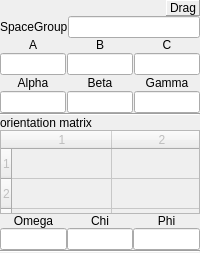
<ui version="4.0" >
 <class>Crystal</class>
 <widget class="QWidget" name="Crystal" >
  <property name="geometry" >
   <rect>
    <x>0</x>
    <y>0</y>
    <width>200</width>
    <height>253</height>
   </rect>
  </property>
  <property name="sizePolicy" >
   <sizepolicy vsizetype="Preferred" hsizetype="Preferred" >
    <horstretch>0</horstretch>
    <verstretch>0</verstretch>
   </sizepolicy>
  </property>
  <property name="minimumSize" >
   <size>
    <width>200</width>
    <height>0</height>
   </size>
  </property>
  <property name="windowTitle" >
   <string>Form</string>
  </property>
  <layout class="QGridLayout" >
   <property name="margin" >
    <number>0</number>
   </property>
   <property name="spacing" >
    <number>0</number>
   </property>
   <item row="0" column="0" colspan="3" >
    <layout class="QHBoxLayout" >
     <item>
      <widget class="ToolBar" native="1" name="toolBar" >
       <property name="sizePolicy" >
        <sizepolicy vsizetype="Preferred" hsizetype="Expanding" >
         <horstretch>0</horstretch>
         <verstretch>0</verstretch>
        </sizepolicy>
       </property>
      </widget>
     </item>
     <item>
      <widget class="QLabel" name="dragStart" >
       <property name="sizePolicy" >
        <sizepolicy vsizetype="Maximum" hsizetype="Maximum" >
         <horstretch>0</horstretch>
         <verstretch>0</verstretch>
        </sizepolicy>
       </property>
       <property name="frameShape" >
        <enum>QFrame::Panel</enum>
       </property>
       <property name="frameShadow" >
        <enum>QFrame::Raised</enum>
       </property>
       <property name="text" >
        <string>Drag</string>
       </property>
      </widget>
     </item>
    </layout>
   </item>
   <item row="1" column="0" colspan="3" >
    <layout class="QHBoxLayout" >
     <item>
      <widget class="QLabel" name="label_7" >
       <property name="text" >
        <string>SpaceGroup</string>
       </property>
       <property name="buddy" >
        <cstring>SpaceGroup</cstring>
       </property>
      </widget>
     </item>
     <item>
      <widget class="QLineEdit" name="SpaceGroup" />
     </item>
    </layout>
   </item>
   <item row="2" column="0" colspan="3" >
    <layout class="QHBoxLayout" >
     <property name="spacing" >
      <number>1</number>
     </property>
     <item>
      <layout class="QVBoxLayout" >
       <item>
        <widget class="QLabel" name="label" >
         <property name="sizePolicy" >
          <sizepolicy vsizetype="Preferred" hsizetype="Ignored" >
           <horstretch>0</horstretch>
           <verstretch>0</verstretch>
          </sizepolicy>
         </property>
         <property name="text" >
          <string>A</string>
         </property>
         <property name="alignment" >
          <set>Qt::AlignCenter</set>
         </property>
         <property name="buddy" >
          <cstring>latticeA</cstring>
         </property>
        </widget>
       </item>
       <item>
        <widget class="QLineEdit" name="latticeA" />
       </item>
       <item>
        <widget class="QLabel" name="label_6" >
         <property name="sizePolicy" >
          <sizepolicy vsizetype="Preferred" hsizetype="Ignored" >
           <horstretch>0</horstretch>
           <verstretch>0</verstretch>
          </sizepolicy>
         </property>
         <property name="text" >
          <string>Alpha</string>
         </property>
         <property name="alignment" >
          <set>Qt::AlignCenter</set>
         </property>
         <property name="buddy" >
          <cstring>latticeAlpha</cstring>
         </property>
        </widget>
       </item>
       <item>
        <widget class="QLineEdit" name="latticeAlpha" />
       </item>
      </layout>
     </item>
     <item>
      <layout class="QVBoxLayout" >
       <item>
        <widget class="QLabel" name="label_2" >
         <property name="sizePolicy" >
          <sizepolicy vsizetype="Preferred" hsizetype="Ignored" >
           <horstretch>0</horstretch>
           <verstretch>0</verstretch>
          </sizepolicy>
         </property>
         <property name="text" >
          <string>B</string>
         </property>
         <property name="alignment" >
          <set>Qt::AlignCenter</set>
         </property>
         <property name="buddy" >
          <cstring>latticeB</cstring>
         </property>
        </widget>
       </item>
       <item>
        <widget class="QLineEdit" name="latticeB" />
       </item>
       <item>
        <widget class="QLabel" name="label_4" >
         <property name="sizePolicy" >
          <sizepolicy vsizetype="Preferred" hsizetype="Ignored" >
           <horstretch>0</horstretch>
           <verstretch>0</verstretch>
          </sizepolicy>
         </property>
         <property name="text" >
          <string>Beta</string>
         </property>
         <property name="alignment" >
          <set>Qt::AlignCenter</set>
         </property>
         <property name="buddy" >
          <cstring>latticeBeta</cstring>
         </property>
        </widget>
       </item>
       <item>
        <widget class="QLineEdit" name="latticeBeta" />
       </item>
      </layout>
     </item>
     <item>
      <layout class="QVBoxLayout" >
       <item>
        <widget class="QLabel" name="label_3" >
         <property name="sizePolicy" >
          <sizepolicy vsizetype="Preferred" hsizetype="Ignored" >
           <horstretch>0</horstretch>
           <verstretch>0</verstretch>
          </sizepolicy>
         </property>
         <property name="text" >
          <string>C</string>
         </property>
         <property name="alignment" >
          <set>Qt::AlignCenter</set>
         </property>
         <property name="buddy" >
          <cstring>latticeC</cstring>
         </property>
        </widget>
       </item>
       <item>
        <widget class="QLineEdit" name="latticeC" />
       </item>
       <item>
        <widget class="QLabel" name="label_5" >
         <property name="sizePolicy" >
          <sizepolicy vsizetype="Preferred" hsizetype="Ignored" >
           <horstretch>0</horstretch>
           <verstretch>0</verstretch>
          </sizepolicy>
         </property>
         <property name="text" >
          <string>Gamma</string>
         </property>
         <property name="alignment" >
          <set>Qt::AlignCenter</set>
         </property>
         <property name="buddy" >
          <cstring>latticeGamma</cstring>
         </property>
        </widget>
       </item>
       <item>
        <widget class="QLineEdit" name="latticeGamma" />
       </item>
      </layout>
     </item>
    </layout>
   </item>
   <item row="3" column="0" colspan="3" >
    <widget class="Line" name="line_2" >
     <property name="orientation" >
      <enum>Qt::Horizontal</enum>
     </property>
    </widget>
   </item>
   <item row="4" column="0" colspan="3" >
    <widget class="QLabel" name="label_9" >
     <property name="text" >
      <string>orientation matrix</string>
     </property>
    </widget>
   </item>
   <item row="5" column="0" colspan="3" >
    <widget class="QTableWidget" name="orientationMatrix" >
     <property name="enabled" >
      <bool>false</bool>
     </property>
     <property name="verticalScrollBarPolicy" >
      <enum>Qt::ScrollBarAlwaysOff</enum>
     </property>
     <property name="horizontalScrollBarPolicy" >
      <enum>Qt::ScrollBarAlwaysOff</enum>
     </property>
     <property name="autoScroll" >
      <bool>false</bool>
     </property>
     <property name="showDropIndicator" stdset="0" >
      <bool>false</bool>
     </property>
     <property name="gridStyle" >
      <enum>Qt::SolidLine</enum>
     </property>
     <property name="rowCount" >
      <number>3</number>
     </property>
     <property name="columnCount" >
      <number>3</number>
     </property>
     <row/>
     <row/>
     <row/>
     <column/>
     <column/>
     <column/>
    </widget>
   </item>
   <item row="6" column="0" >
    <layout class="QVBoxLayout" >
     <item>
      <widget class="QLabel" name="label_8" >
       <property name="sizePolicy" >
        <sizepolicy vsizetype="Preferred" hsizetype="Ignored" >
         <horstretch>0</horstretch>
         <verstretch>0</verstretch>
        </sizepolicy>
       </property>
       <property name="text" >
        <string>Omega</string>
       </property>
       <property name="alignment" >
        <set>Qt::AlignCenter</set>
       </property>
       <property name="buddy" >
        <cstring>rotationOmega</cstring>
       </property>
      </widget>
     </item>
     <item>
      <widget class="QLineEdit" name="rotationOmega" />
     </item>
    </layout>
   </item>
   <item row="6" column="1" >
    <layout class="QVBoxLayout" >
     <item>
      <widget class="QLabel" name="label_10" >
       <property name="sizePolicy" >
        <sizepolicy vsizetype="Preferred" hsizetype="Ignored" >
         <horstretch>0</horstretch>
         <verstretch>0</verstretch>
        </sizepolicy>
       </property>
       <property name="text" >
        <string>Chi</string>
       </property>
       <property name="alignment" >
        <set>Qt::AlignCenter</set>
       </property>
       <property name="buddy" >
        <cstring>rotationChi</cstring>
       </property>
      </widget>
     </item>
     <item>
      <widget class="QLineEdit" name="rotationChi" />
     </item>
    </layout>
   </item>
   <item row="6" column="2" >
    <layout class="QVBoxLayout" >
     <item>
      <widget class="QLabel" name="label_12" >
       <property name="sizePolicy" >
        <sizepolicy vsizetype="Preferred" hsizetype="Ignored" >
         <horstretch>0</horstretch>
         <verstretch>0</verstretch>
        </sizepolicy>
       </property>
       <property name="text" >
        <string>Phi</string>
       </property>
       <property name="alignment" >
        <set>Qt::AlignCenter</set>
       </property>
       <property name="buddy" >
        <cstring>rotationPhi</cstring>
       </property>
      </widget>
     </item>
     <item>
      <widget class="QLineEdit" name="rotationPhi" />
     </item>
    </layout>
   </item>
   <item row="7" column="0" colspan="3" >
    <widget class="Line" name="line" >
     <property name="orientation" >
      <enum>Qt::Horizontal</enum>
     </property>
    </widget>
   </item>
  </layout>
 </widget>
 <customwidgets>
  <customwidget>
   <class>ToolBar</class>
   <extends>QWidget</extends>
   <header>Tools.h</header>
   <container>1</container>
  </customwidget>
 </customwidgets>
 <tabstops>
  <tabstop>SpaceGroup</tabstop>
  <tabstop>latticeA</tabstop>
  <tabstop>latticeB</tabstop>
  <tabstop>latticeC</tabstop>
  <tabstop>latticeAlpha</tabstop>
  <tabstop>latticeBeta</tabstop>
  <tabstop>latticeGamma</tabstop>
  <tabstop>rotationOmega</tabstop>
  <tabstop>rotationChi</tabstop>
  <tabstop>rotationPhi</tabstop>
  <tabstop>orientationMatrix</tabstop>
 </tabstops>
 <resources/>
 <connections/>
</ui>
